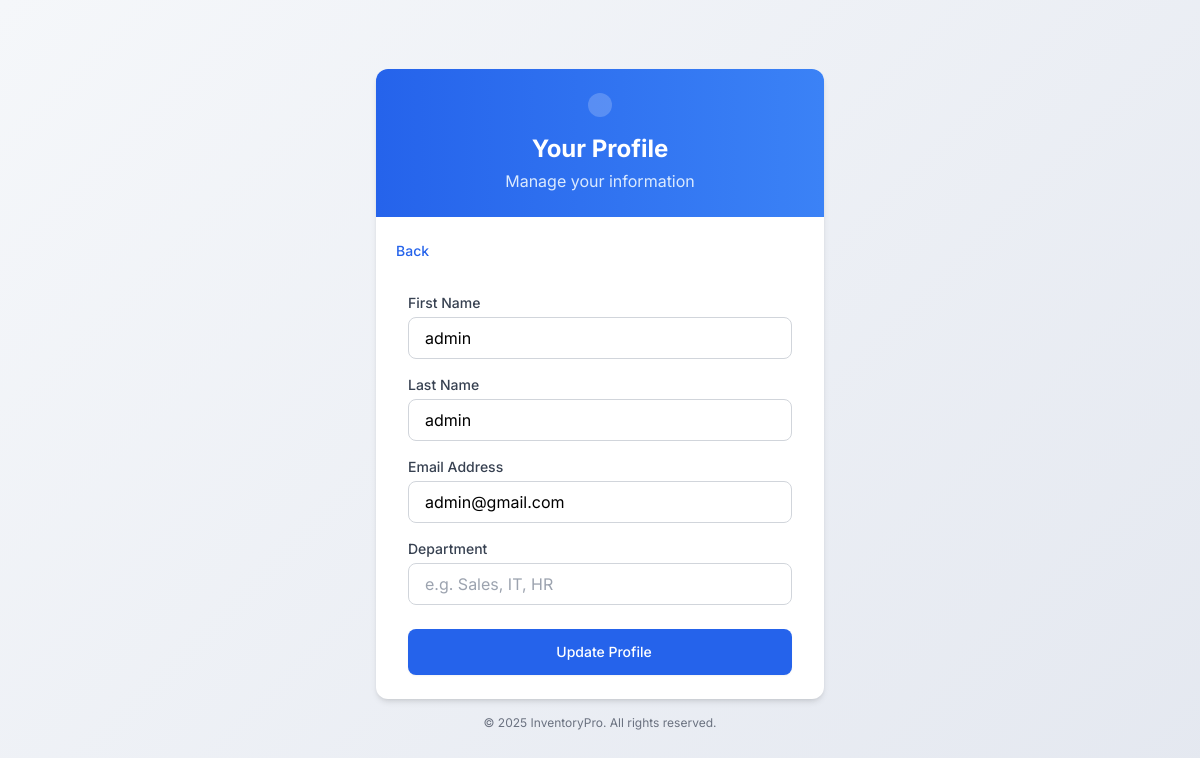
Screenshot of /profile/view_profile.php (signed in) with the database file from the repository.
### tables this page shows
CREATE TABLE `users` (
  `id` int(11) NOT NULL,
  `first_name` varchar(255) DEFAULT NULL,
  `last_name` varchar(255) DEFAULT NULL,
  `email` varchar(255) DEFAULT NULL,
  `password` varchar(255) DEFAULT NULL,
  `department` varchar(255) DEFAULT NULL,
  `role` enum('user','admin') DEFAULT 'user',
  `created_at` timestamp NOT NULL DEFAULT current_timestamp(),
  `user_type` enum('admin','user') NOT NULL DEFAULT 'user'
);

### profile/view_profile.php (the view, shortened to what this page needs)
<?php
require_once "../config/database.php";
$user_id = $_SESSION['user_id'];
$stmt = $conn->prepare("SELECT * FROM users WHERE id = ?");
$stmt->execute([$user_id]);
$user = $stmt->fetch(PDO::FETCH_ASSOC);
$back_url = isset($_SERVER['HTTP_REFERER']) ? $_SERVER['HTTP_REFERER'] : (
    ($_SESSION['user_type'] === 'admin')
        ? 'admin_dashboard.php'
        : 'user_dashboard.php'
);
?>
<!DOCTYPE html>
<html lang="en">
<head>
    <script src="https://cdn.tailwindcss.com"></script>
    <link href="https://cdn.jsdelivr.net/npm/remixicon@3.5.0/fonts/remixicon.css" rel="stylesheet">
</head>
<body class="min-h-screen flex items-center justify-center p-4">
<div class="w-full max-w-md">
    <div class="bg-white rounded-xl shadow-md overflow-hidden auth-card">
        <div class="bg-gradient-to-r from-blue-600 to-blue-500 p-6 text-center">
            <div class="flex justify-center mb-4">
                <div class="bg-white/20 p-3 rounded-full">
                </div>
            </div>
            <h1 class="text-2xl font-bold text-white">Your Profile</h1>
            <p class="text-blue-100 mt-1">Manage your information</p>
        </div>
        <div class="p-4">
            <a href="<?php echo htmlspecialchars($back_url); ?>" class="inline-flex items-center text-sm font-medium text-blue-600 hover:text-blue-800">
                <i class="ri-arrow-left-line mr-1"></i> Back
            </a>
        </div>
        <div class="px-6 pb-6 sm:px-8">
            <form action="update_profile.php" method="POST" class="space-y-4">
                <div>
                    <label for="first_name" class="block text-sm font-medium text-gray-700 mb-1">First Name</label>
                    <input id="first_name" name="first_name" type="text" value="<?php echo htmlspecialchars($user['first_name']); ?>" required
                        class="w-full px-4 py-2 border border-gray-300 rounded-lg input-focus focus:outline-none focus:ring-2 focus:ring-blue-200"
                        placeholder="John">
                </div>
                <div>
                    <label for="last_name" class="block text-sm font-medium text-gray-700 mb-1">Last Name</label>
                    <input id="last_name" name="last_name" type="text" value="<?php echo htmlspecialchars($user['last_name']); ?>" required
                        class="w-full px-4 py-2 border border-gray-300 rounded-lg input-focus focus:outline-none focus:ring-2 focus:ring-blue-200"
                        placeholder="Doe">
                </div>
                <div>
                    <label for="email" class="block text-sm font-medium text-gray-700 mb-1">Email Address</label>
                    <input id="email" name="email" type="email" value="<?php echo htmlspecialchars($user['email']); ?>" required
                        class="w-full px-4 py-2 border border-gray-300 rounded-lg input-focus focus:outline-none focus:ring-2 focus:ring-blue-200"
                        placeholder="you@example.com">
                </div>
                <div>
                    <label for="department" class="block text-sm font-medium text-gray-700 mb-1">Department</label>
                    <input id="department" name="department" type="text" value="<?php echo htmlspecialchars($user['department']); ?>"
                        class="w-full px-4 py-2 border border-gray-300 rounded-lg input-focus focus:outline-none focus:ring-2 focus:ring-blue-200"
                        placeholder="e.g. Sales, IT, HR">
                </div>
                <div class="pt-2">
                    <button type="submit"
                        class="w-full btn-hover flex justify-center items-center py-3 px-4 border border-transparent rounded-lg shadow-sm text-sm font-medium text-white bg-blue-600 hover:bg-blue-700 focus:outline-none focus:ring-2 focus:ring-offset-2 focus:ring-blue-500">
                        <i class="ri-save-line mr-2"></i> Update Profile
                    </button>
                </div>
            </form>
        </div>
    </div>
    <div class="mt-4 text-center text-xs text-gray-500">
        <p>© <?= date('Y') ?> InventoryPro. All rights reserved.</p>
    </div>
</div>
</body>
</html>

### profile/view_profile.php (style rules this page uses)
body { font-family: 'Inter', sans-serif; background: linear-gradient(135deg, #f5f7fa 0%, #e4e8f0 100%); }
.auth-card { transition: all 0.3s ease; }
.btn-hover { transition: all 0.2s ease; }

### rows the page displays
users: first_name "admin", last_name "admin", email "admin@gmail.com"
